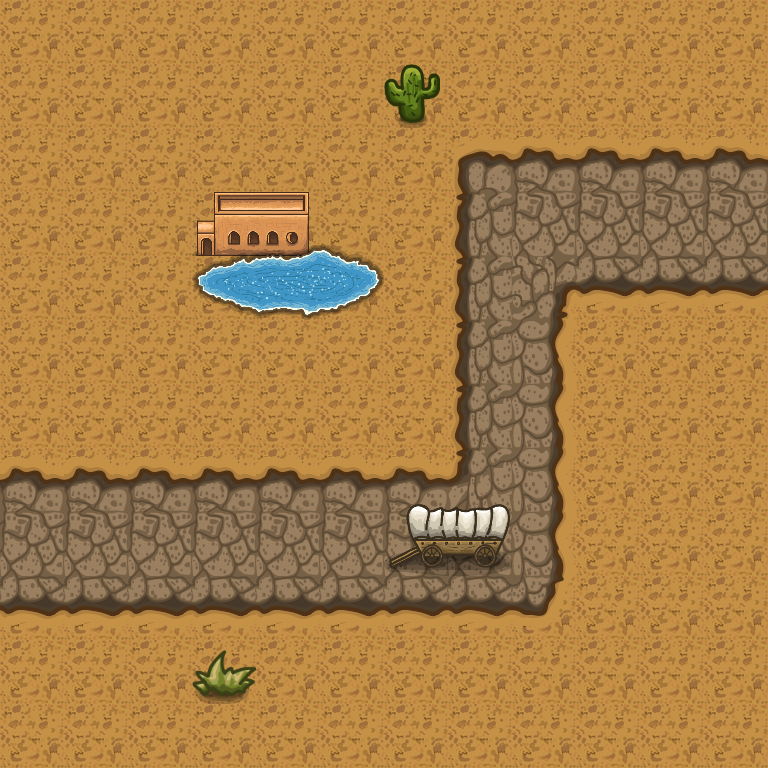

A level layout from a 2D game, rendered from its tile map. Below: a short description, then the map file with its tile-grid data intact:
An orthogonal 12x12 tile map with 64x64 px tiles, 3 tile layers (ground, road, objects), 4 tilesets and 11 objects (3x lake, 2x building, 2x wagon, cactus, skull, ...).

<map version="1.2" tiledversion="1.3.4" orientation="orthogonal" renderorder="right-down" width="12" height="12" tilewidth="64" tileheight="64" infinite="0" nextlayerid="5" nextobjectid="12">
 <tileset firstgid="1" source="tiles.tsx" />
 <tileset firstgid="58" source="lake.tsx" />
 <tileset firstgid="61" source="building2.tsx" />
 <tileset firstgid="63" source="wagon.tsx" />
 <layer id="1" name="ground" width="12" height="12">
  <data encoding="csv">
34,34,34,34,34,34,34,34,34,34,34,34,
34,34,34,34,34,34,34,34,34,34,34,34,
34,34,34,34,34,34,34,34,34,34,34,34,
34,34,34,34,34,34,34,34,34,34,34,34,
34,34,34,34,34,34,34,34,34,34,34,34,
34,34,34,34,34,34,34,34,34,34,34,34,
34,34,34,34,34,34,34,34,34,34,34,34,
34,34,34,34,34,34,34,34,34,34,34,34,
34,34,34,34,34,34,34,34,34,34,34,34,
34,34,34,34,34,34,34,34,34,34,34,34,
34,34,34,34,34,34,34,34,34,34,34,34,
34,34,34,34,34,34,34,34,34,34,34,34
</data>
 </layer>
 <layer id="2" name="road" width="12" height="12">
  <data encoding="csv">
0,0,0,0,0,0,0,0,0,0,0,0,
0,0,0,0,0,0,0,0,0,0,0,0,
0,0,0,0,0,0,0,20,21,21,21,21,
0,0,0,0,0,0,0,23,24,24,24,24,
0,0,0,0,0,0,0,23,29,27,27,27,
0,0,0,0,0,0,0,23,25,0,0,0,
0,0,0,0,0,0,0,23,25,0,0,0,
21,21,21,21,21,21,21,32,25,0,0,0,
24,24,24,24,24,24,24,24,25,0,0,0,
27,27,27,27,27,27,27,27,28,0,0,0,
0,0,0,0,0,0,0,0,0,0,0,0,
0,0,0,0,0,0,0,0,0,0,0,0
</data>
 </layer>
 <layer id="3" name="objects" width="12" height="12">
  <data encoding="csv">
0,0,0,0,0,0,0,0,0,0,0,0,
0,0,0,0,0,0,39,0,0,0,0,0,
0,0,0,0,0,0,0,0,0,0,0,0,
0,0,0,61,62,0,0,0,0,0,0,0,
0,0,0,58,59,60,0,0,0,0,0,0,
0,0,0,0,0,0,0,0,0,0,0,0,
0,0,0,0,0,0,0,0,0,0,0,0,
0,0,0,0,0,0,0,0,0,0,0,0,
0,0,0,0,0,0,63,64,0,0,0,0,
0,0,0,0,0,0,0,0,0,0,0,0,
0,0,0,42,0,0,0,0,0,0,0,0,
0,0,0,0,0,0,0,0,0,0,0,0
</data>
 </layer>
 <objectgroup id="4" name="objects">
  <object id="1" name="building" x="192" y="192" width="64" height="64" />
  <object id="2" name="building" x="256" y="192" width="64" height="64" />
  <object id="3" name="lake" x="192" y="256" width="64" height="64" />
  <object id="4" name="lake" x="256" y="256" width="64" height="64" />
  <object id="5" name="lake" x="320" y="256" width="64" height="64" />
  <object id="6" name="cactus" x="384" y="64" width="64" height="64" />
  <object id="7" name="skull" x="512" y="256" width="64" height="64" />
  <object id="8" name="wagon" x="384" y="512" width="64" height="64" />
  <object id="9" name="wagon" x="448" y="512" width="64" height="64" />
  <object id="10" name="sign" x="128" y="448" width="64" height="64" />
  <object id="11" name="plant" x="192" y="640" width="64" height="64" />
 </objectgroup>
</map>
